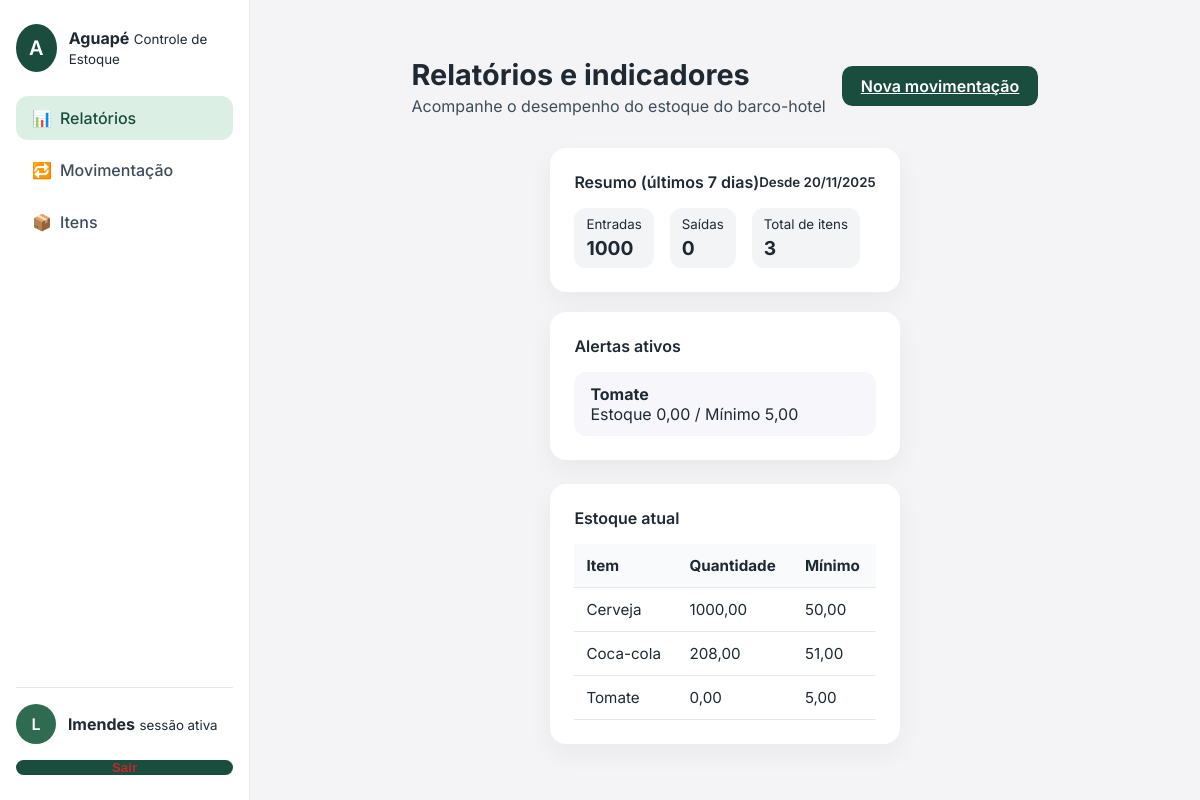
Before: /relatorio/ (signed in) with the older database file.
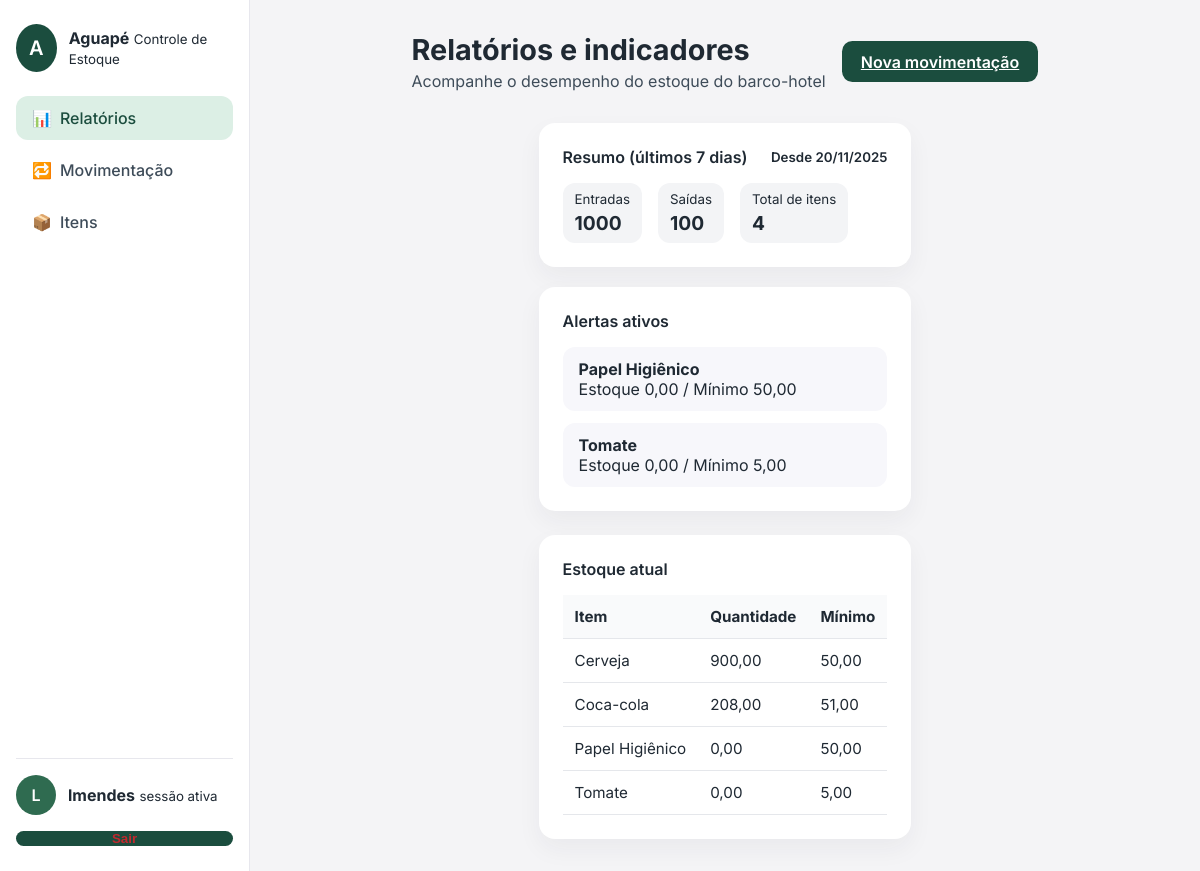
After: the same page with the newer database file.
### catalogo/models.py (models this page shows, shortened)
class Item(models.Model):
    UNIDADES = [
        ("UN", "Unidade"),
        ("KG", "Quilo"),
        ("L", "Litro"),
    ]
    nome = models.CharField(max_length=120)
    codigo_estoque = models.CharField("Código de estoque", max_length=30, unique=True)
    unidade = models.CharField(max_length=2, choices=UNIDADES, default="UN")
    estoque_minimo = models.DecimalField(
        max_digits=10,
        decimal_places=2,
        validators=[MinValueValidator(Decimal("0"))],
    )
    estoque_atual = models.DecimalField(
        max_digits=10,
        decimal_places=2,
        default=0,
        validators=[MinValueValidator(Decimal("0"))],
    )
    observacao = models.TextField(blank=True)
    ativo = models.BooleanField(default=True)
    criado_em = models.DateTimeField(auto_now_add=True)
    class Meta:
        ordering = ("nome",)
        app_label = "controle"
    @property
    def em_alerta(self):
        return self.estoque_atual <= self.estoque_minimo

### controle/views/relatorio.py (the view)
# urls.py: path("relatorio/", views.relatorio_basico, name="relatorio"),
@login_required
def relatorio_basico(request):
    itens = list(Item.objects.order_by("nome"))
    ultimos_dias = timezone.now().date() - timedelta(days=7)
    totais = (
        Movimentacao.objects.filter(data__gte=ultimos_dias)
        .values("tipo")
        .annotate(total=Sum("quantidade"))
    )
    resumo_periodo = {linha["tipo"]: linha["total"] or 0 for linha in totais}
    abaixo_minimo = [item for item in itens if item.em_alerta]
    return render(
        request,
        "controle/relatorio.html",
        {
            "itens": itens,
            "resumo_periodo": resumo_periodo,
            "abaixo_minimo": abaixo_minimo,
            "periodo_inicio": ultimos_dias,
            "total_itens": len(itens),
            "ativos": sum(1 for item in itens if item.ativo),
        },
    )

### templates/controle/relatorio.html (shortened to what this page needs)
{% extends "base.html" %}
{% block page_title %}Relatórios e indicadores{% endblock %}
{% block page_subtitle %}Acompanhe o desempenho do estoque do barco-hotel{% endblock %}
{% block header_actions %}
<a class="btn btn-sucess" href="{% url 'controle:movimentacao' %}">Nova movimentação</a>
{% endblock %}
{% block content %}
<div class="grid two-columns">
    <div class="card">
        <div class="card-header">
            <span>Resumo (últimos 7 dias)</span>
            <small>Desde {{ periodo_inicio|date:"d/m/Y" }}</small>
        </div>
        <div class="badges">
            <div class="badge">
                <small>Entradas</small>
                <strong>{{ resumo_periodo.ENTRADA|default:"0" }}</strong>
            </div>
            <div class="badge">
                <small>Saídas</small>
                <strong>{{ resumo_periodo.SAIDA|default:"0" }}</strong>
            </div>
            <div class="badge">
                <small>Total de itens</small>
                <strong>{{ total_itens }}</strong>
            </div>
        </div>
    </div>
    <div class="card">
        <div class="card-header">
            <span>Alertas ativos</span>
        </div>
        <ul class="list">
            {% for item in abaixo_minimo %}
                <li>
                    <strong>{{ item.nome }}</strong><br>
                    Estoque {{ item.estoque_atual }} / Mínimo {{ item.estoque_minimo }}
                </li>
            {% empty %}
                <li>Todos os itens estão acima do mínimo.</li>
            {% endfor %}
        </ul>
    </div>
</div>
<div class="card">
    <div class="card-header">
        <span>Estoque atual</span>
    </div>
    <div class="table-responsive">
        <table>
            <thead>
                <tr>
                    <th>Item</th>
                    <th>Quantidade</th>
                    <th>Mínimo</th>
                </tr>
            </thead>
            <tbody>
                {% for item in itens %}
                    <tr>
                        <td>{{ item.nome }}</td>
                        <td>{{ item.estoque_atual }}</td>
                        <td>{{ item.estoque_minimo }}</td>
                    </tr>
                {% empty %}
                    <tr><td colspan="3">Nenhum item cadastrado.</td></tr>
                {% endfor %}
            </tbody>
        </table>
    </div>
</div>
{% endblock %}

Changed rows visible on the page:
added Item: nome "Papel Higiênico", estoque_atual "0,00", estoque_minimo "50,00"
changed Item "Cerveja": estoque_atual "1000,00" → "900,00"
Other visible differences:
{{ resumo_periodo.SAIDA|default:"0" }}: "0" → "100"
{{ total_itens }}: "3" → "4"
